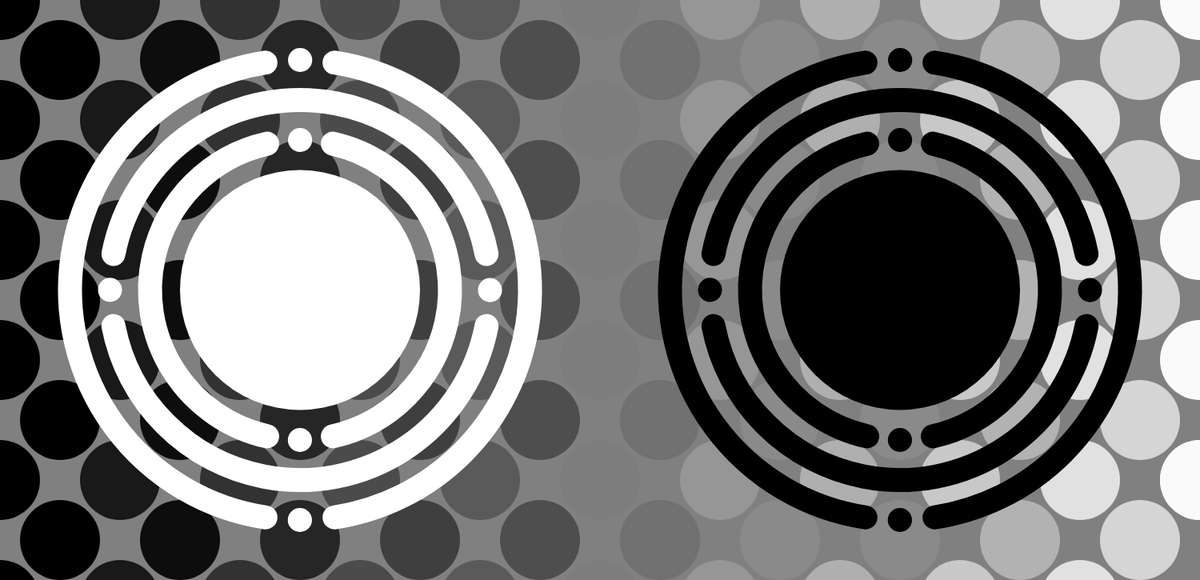
Frame 1 (no input)
Frame 60 (no input): identical to frame 1, image omitted
Frame 120 (the mouse pressed at the canvas centre since frame 60): identical to frame 1, image omitted

The p5.js sketch that drew this single still picture (run headless with seeded random() and noise() and a simulated clock; from frame 60 on, the mouse is pressed at the canvas centre):

// p5.js sketch
// ── sketch.js
function setup() {
  createCanvas(1500, 725);
  background(255) //RGB -> 0~255
}

function draw() {
  background(127.5);

  noStroke()
  fill(63.75)
  fill(0), ellipse(0,0,100,100);
  fill(25), ellipse(150,0,100,100);
  fill(50), ellipse(300,0,100,100);
  fill(75), ellipse(450,0,100,100);
  fill(90), ellipse(600,0,100,100);
  fill(125), ellipse(750,0,100,100);
  fill(150), ellipse(900,0,100,100);
  fill(175), ellipse(1050,0,100,100);
  fill(200), ellipse(1200,0,100,100);
  fill(225), ellipse(1350,0,100,100);
  fill(250), ellipse(1500,0,100,100);
  fill(0), ellipse(0+75,0+75,100,100);
  fill(12.5), ellipse(150+75,0+75,100,100);
  fill(37.5), ellipse(300+75,0+75,100,100);
  fill(62.5), ellipse(450+75,0+75,100,100);
  fill(77.5), ellipse(600+75,0+75,100,100);
  fill(112.5), ellipse(750+75,0+75,100,100);
  fill(137.5), ellipse(900+75,0+75,100,100);
  ellipse(1050+75,0+75,100,100);
  fill(177.5), ellipse(1200+75,0+75,100,100);
  fill(212.5), ellipse(1350+75,0+75,100,100);
  fill(255), ellipse(1500+75,0+75,100,100);
  fill(0), ellipse(0,0+150,100,100);
  fill(25), ellipse(150,0+150,100,100);
  fill(50), ellipse(300,0+150,100,100);
  fill(75), ellipse(450,0+150,100,100);
  fill(90), ellipse(600,0+150,100,100);
  fill(125), ellipse(750,0+150,100,100);
  fill(150), ellipse(900,0+150,100,100);
  fill(175), ellipse(1050,0+150,100,100);
  fill(200), ellipse(1200,0+150,100,100);
  fill(225), ellipse(1350,0+150,100,100);
  fill(250), ellipse(1500,0+150,100,100);
  fill(0), ellipse(0+75,0+75+150,100,100);
  fill(12.5), ellipse(150+75,0+75+150,100,100);
  fill(37.5), ellipse(300+75,0+75+150,100,100);
  fill(62.5), ellipse(450+75,0+75+150,100,100);
  fill(77.5), ellipse(600+75,0+75+150,100,100);
  fill(112.5), ellipse(750+75,0+75+150,100,100);
  fill(137.5), ellipse(900+75,0+75+150,100,100);
  ellipse(1050+75,0+75+150,100,100);
  fill(177.5), ellipse(1200+75,0+75+150,100,100);
  fill(212.5), ellipse(1350+75,0+75+150,100,100);
  fill(255), ellipse(1500+75,0+75+150,100,100);
  
  fill(0), ellipse(0,0+300,100,100);
  fill(25), ellipse(150,0+300,100,100);
  fill(50), ellipse(300,0+300,100,100);
  fill(75), ellipse(450,0+300,100,100);
  fill(90), ellipse(600,0+300,100,100);
  fill(125), ellipse(750,0+300,100,100);
  fill(150), ellipse(900,0+300,100,100);
  fill(175), ellipse(1050,0+300,100,100);
  fill(200), ellipse(1200,0+300,100,100);
  fill(225), ellipse(1350,0+300,100,100);
  fill(250), ellipse(1500,0+300,100,100);
  fill(0), ellipse(0+75,0+75+300,100,100);
  fill(12.5), ellipse(150+75,0+75+300,100,100);
  fill(37.5), ellipse(300+75,0+75+300,100,100);
  fill(62.5), ellipse(450+75,0+75+300,100,100);
  fill(77.5), ellipse(600+75,0+75+300,100,100);
  fill(112.5), ellipse(750+75,0+75+300,100,100);
  fill(137.5), ellipse(900+75,0+75+300,100,100);
  ellipse(1050+75,0+75+300,100,100);
  fill(177.5), ellipse(1200+75,0+75+300,100,100);
  fill(212.5), ellipse(1350+75,0+75+300,100,100);
  fill(255), ellipse(1500+75,0+75+300,100,100);
  fill(0), ellipse(0,0+150+300,100,100);
  fill(25), ellipse(150,0+150+300,100,100);
  fill(50), ellipse(300,0+150+300,100,100);
  fill(75), ellipse(450,0+150+300,100,100);
  fill(90), ellipse(600,0+150+300,100,100);
  fill(125), ellipse(750,0+150+300,100,100);
  fill(150), ellipse(900,0+150+300,100,100);
  fill(175), ellipse(1050,0+150+300,100,100);
  fill(200), ellipse(1200,0+150+300,100,100);
  fill(225), ellipse(1350,0+150+300,100,100);
  fill(250), ellipse(1500,0+150+300,100,100);
  fill(0), ellipse(0+75,0+75+150+300,100,100);
  fill(12.5), ellipse(150+75,0+75+150+300,100,100);
  fill(37.5), ellipse(300+75,0+75+150+300,100,100);
  fill(62.5), ellipse(450+75,0+75+150+300,100,100);
  fill(77.5), ellipse(600+75,0+75+150+300,100,100);
  fill(112.5), ellipse(750+75,0+75+150+300,100,100);
  fill(137.5), ellipse(900+75,0+75+150+300,100,100);
  ellipse(1050+75,0+75+150+300,100,100);
  fill(177.5), ellipse(1200+75,0+75+150+300,100,100);
  fill(212.5), ellipse(1350+75,0+75+150+300,100,100);
  fill(255), ellipse(1500+75,0+75+150+300,100,100);

  fill(0), ellipse(0,0+150+450,100,100);
  fill(25), ellipse(150,0+150+450,100,100);
  fill(50), ellipse(300,0+150+450,100,100);
  fill(75), ellipse(450,0+150+450,100,100);
  fill(90), ellipse(600,0+150+450,100,100);
  fill(125), ellipse(750,0+150+450,100,100);
  fill(150), ellipse(900,0+150+450,100,100);
  fill(175), ellipse(1050,0+150+450,100,100);
  fill(200), ellipse(1200,0+150+450,100,100);
  fill(225), ellipse(1350,0+150+450,100,100);
  fill(250), ellipse(1500,0+150+450,100,100);
  
  fill(0), ellipse(0+75,0+75+150+450,100,100);
  fill(12.5), ellipse(150+75,0+75+150+450,100,100);
  fill(37.5), ellipse(300+75,0+75+150+450,100,100);
  fill(62.5), ellipse(450+75,0+75+150+450,100,100);
  fill(77.5), ellipse(600+75,0+75+150+450,100,100);
  fill(112.5), ellipse(750+75,0+75+150+450,100,100);
  fill(137.5), ellipse(900+75,0+75+150+450,100,100);
  ellipse(1050+75,0+75+150+450,100,100);
  fill(177.5), ellipse(1200+75,0+75+150+450,100,100);
  fill(212.5), ellipse(1350+75,0+75+150+450,100,100);
  fill(255), ellipse(1500+75,0+75+150+450,100,100);

  fill(0), ellipse(0,0+150+600,100,100);
  fill(25), ellipse(150,0+150+600,100,100);
  fill(50), ellipse(300,0+150+600,100,100);
  fill(75), ellipse(450,0+150+600,100,100);
  fill(90), ellipse(600,0+150+600,100,100);
  fill(125), ellipse(750,0+150+600,100,100);
  fill(150), ellipse(900,0+150+600,100,100);
  fill(175), ellipse(1050,0+150+600,100,100);
  fill(200), ellipse(1200,0+150+600,100,100);
  fill(225), ellipse(1350,0+150+600,100,100);
  fill(250), ellipse(1500,0+150+450,100,100);

 




noStroke()
  fill(255);
  ellipse(1500/2-375,725/2, 300);


  noFill();
  stroke(255);
  strokeWeight(30);
  arc(1500/2-375,725/2, 400-25, 400-25, -1.35, 1.35);
   arc(1500/2-375,725/2, 400-25, 400-25, PI-1.35, PI+1.35);
    arc(1500/2-375,725/2, 400-25, 400-25, PI/2, PI/2+0.001);
     arc(1500/2-375,725/2, 400-25, 400-25, -PI/2, -PI/2+0.001);
 
  arc(1500/2-375,725/2, 500-25, 500-25, PI/2-1.38, PI/2+1.38);
   arc(1500/2-375,725/2, 500-25, 500-25, 3*PI/2-1.38, 3*PI/2+1.38);
    arc(1500/2-375,725/2, 500-25, 500-25, 0, 0.001);
     arc(1500/2-375,725/2, 500-25, 500-25, PI, PI+0.001);

  arc(1500/2-375,725/2, 600-25, 600-25, -1.42, 1.42);
   arc(1500/2-375,725/2, 600-25, 600-25, PI-1.42, PI+1.42);
    arc(1500/2-375,725/2, 600-25, 600-25, PI/2, PI/2+0.001);
     arc(1500/2-375,725/2, 600-25, 600-25, -PI/2, -PI/2+0.001);
     



  noStroke()
  fill(0);
  ellipse(1500/2+375,725/2, 300)

  noFill();
  stroke(0);
  strokeWeight(30);
  arc(1500/2+375,725/2, 400-25, 400-25, -1.35, 1.35);
   arc(1500/2+375,725/2, 400-25, 400-25, PI-1.35, PI+1.35);
    arc(1500/2+375,725/2, 400-25, 400-25, PI/2, PI/2+0.001);
     arc(1500/2+375,725/2, 400-25, 400-25, -PI/2, -PI/2+0.001);
 
  arc(1500/2+375,725/2, 500-25, 500-25, PI/2-1.38, PI/2+1.38);
   arc(1500/2+375,725/2, 500-25, 500-25, 3*PI/2-1.38, 3*PI/2+1.38);
    arc(1500/2+375,725/2, 500-25, 500-25, 0, 0.001);
     arc(1500/2+375,725/2, 500-25, 500-25, PI, PI+0.001);

  arc(1500/2+375,725/2, 600-25, 600-25, -1.42, 1.42);
   arc(1500/2+375,725/2, 600-25, 600-25, PI-1.42, PI+1.42);
    arc(1500/2+375,725/2, 600-25, 600-25, PI/2, PI/2+0.001);
     arc(1500/2+375,725/2, 600-25, 600-25, -PI/2, -PI/2+0.001);

 


     
}
